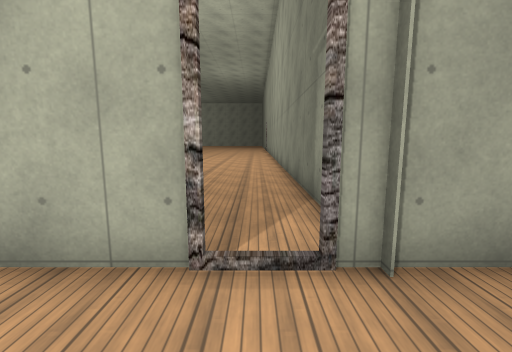
view 1 (above)

15 first-person views from a walk through a Godot game level. The camera is 1.3 m above the floor, tilts 8° down and sees 90° across. Doors that lead somewhere are drawn open, without their leaves. The floor is counted in squares, 1 m on a side. Each view is taken from the middle of a square. On the plan, view 1 faces up. The plan holds only what a view shows up to about 13 squares ahead; the rest is blank. The place goes on beyond the plan. Some surface patterns are stand-ins.

view 2
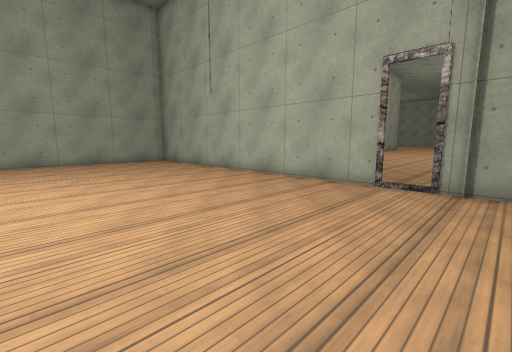

view 3
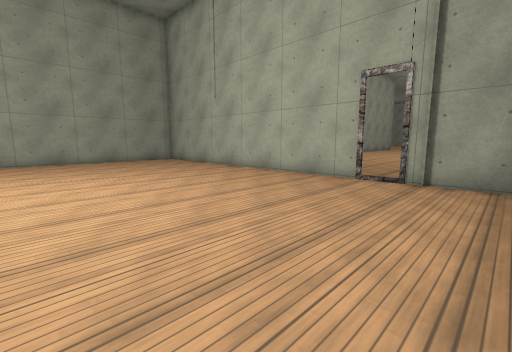

view 4
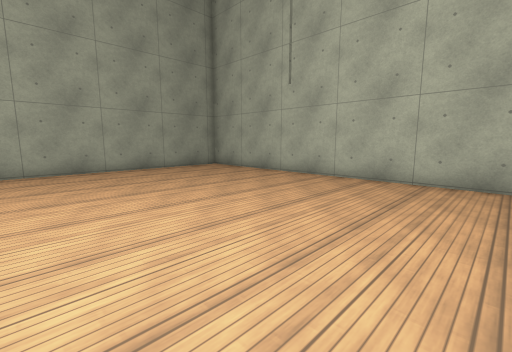

view 5
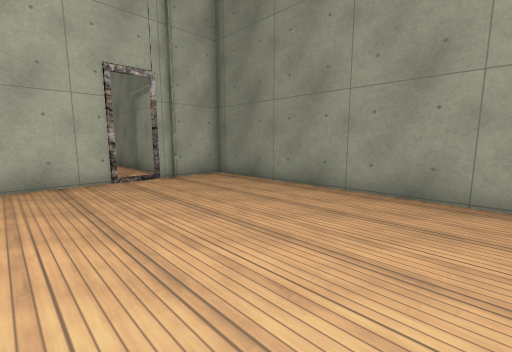

view 6
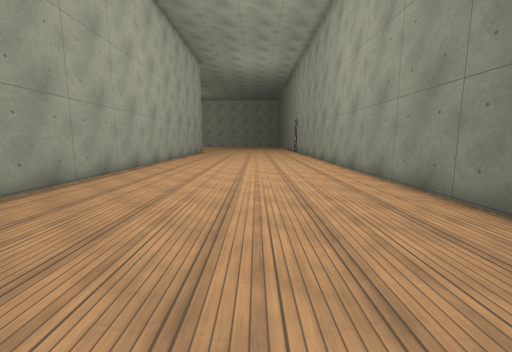

view 7
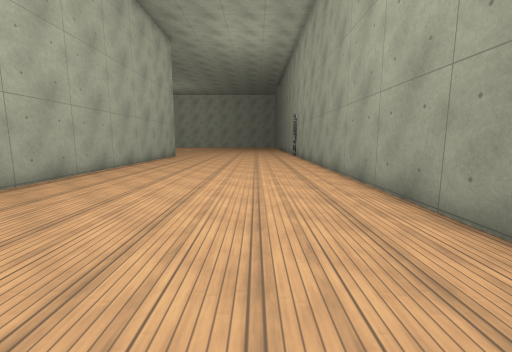

view 8
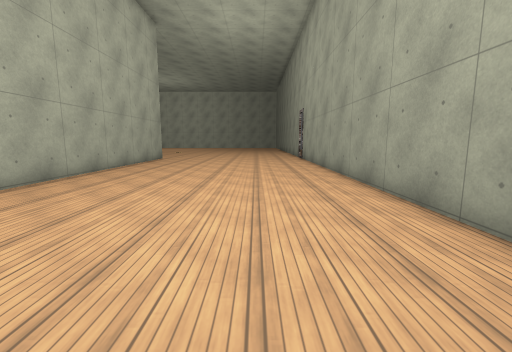

view 9
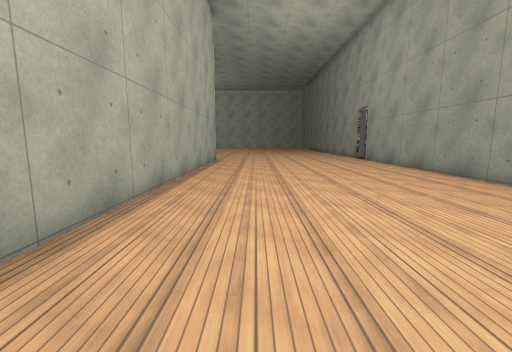

view 10
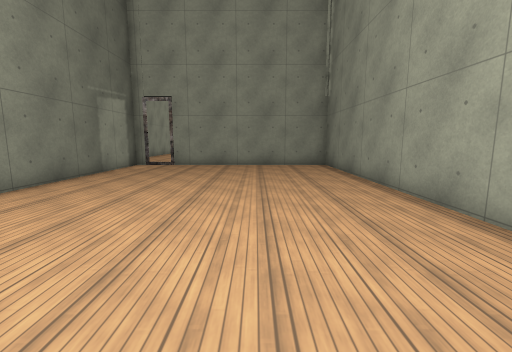

view 11
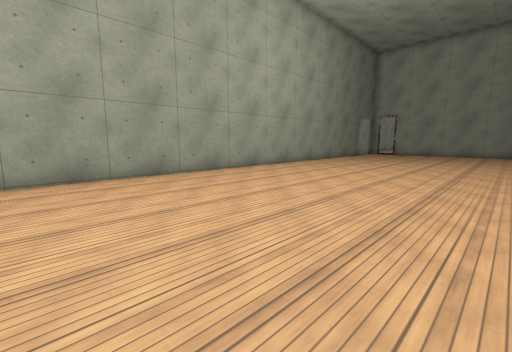

view 12
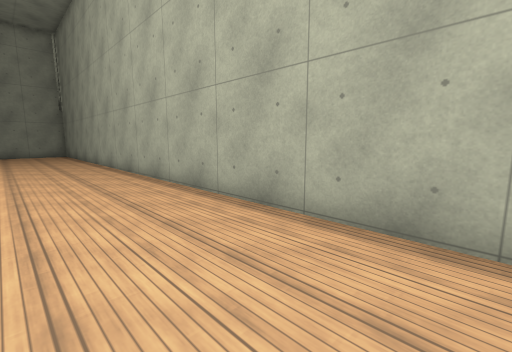

view 13
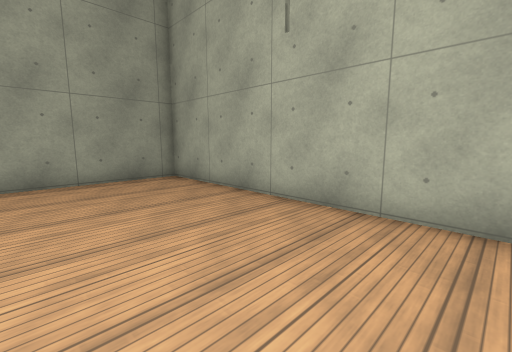

view 14
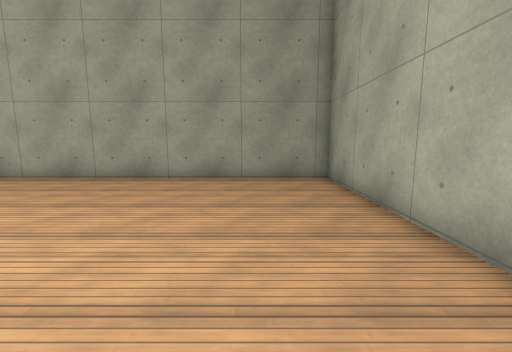

view 15
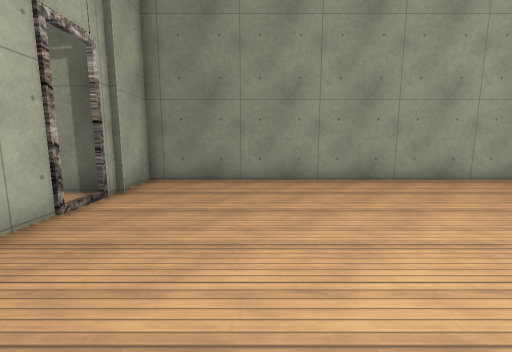

### Floor plan
Points are (right, up) in squares from view 1. A wall is a line through its corners. A room is listed if a view was taken in it or the views show most of it. See-through windows are left out.
Room 1 (views 1, 2, 3, 4, 5, 13, 14, 15)
walls: (-0.5, 2.5) (-13.7, 2.5) (-13.7, -6.5); (3.3, -6.5) (3.3, 2.5) (0.6, 2.5)
ways out: open door at (0.3, 2.3) to room 2
Room 2 (views 6, 7, 8, 9, 10, 11, 12)
walls: (-8.7, 27.1) (-8.7, 2.9); (1.3, 2.2) (1.3, 27.1)
ways out: open door at (0.3, 2.3) to room 1

Positions as (right, up) in squares from view 1, and headings:
1: (0, 0), facing up
2: (2, -5), facing up-left
3: (3, -6), facing up-left
4: (-2, -6), facing up-left
5: (-3, -6), facing up-right
6: (-3, 4), facing up
7: (-2, 10), facing up
8: (-2, 13), facing up
9: (-6, 14), facing up
10: (-5, 16), facing down
11: (-8, 27), facing down-right
12: (-5, 27), facing down-left
13: (-5, -2), facing up-left
14: (-5, 0), facing left
15: (-5, -1), facing right
